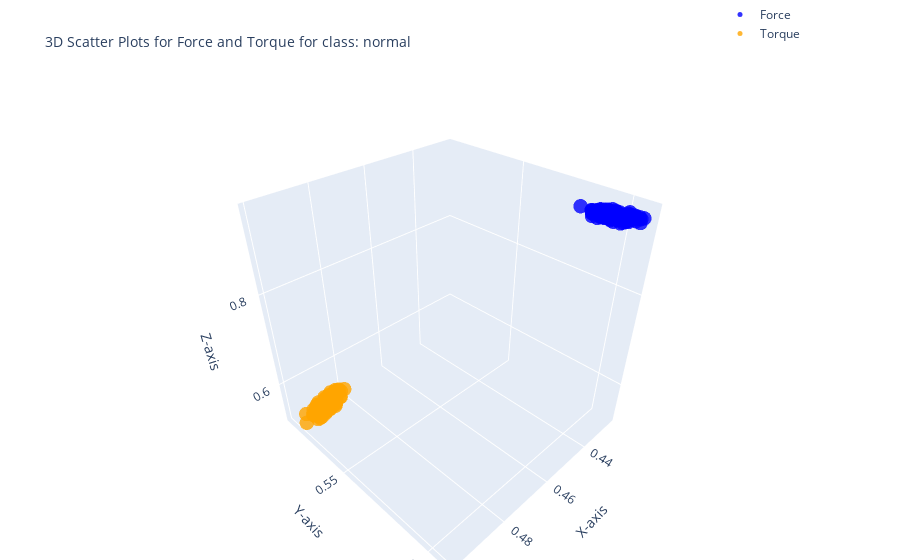

Write notebook code for a chart like this one.
### Code cell
import plotly.graph_objects as go
class_name = unique_classes[0]
df_fr_collision=class_dfs[class_name]
# 3D scatter plot for Force (Fx, Fy, Fz)
force_plot = go.Scatter3d(
    x=df_fr_collision['Fx'],
    y=df_fr_collision['Fy'],
    z=df_fr_collision['Fz'],
    mode='markers',
    marker=dict(size=5, color='blue', opacity=0.8),
    name='Force'
)

# 3D scatter plot for Torque (Tx, Ty, Tz)
torque_plot = go.Scatter3d(
    x=df_fr_collision['Tx'],
    y=df_fr_collision['Ty'],
    z=df_fr_collision['Tz'],
    mode='markers',
    marker=dict(size=5, color='orange', opacity=0.8),
    name='Torque'
)

# Create subplots
fig = go.Figure()

# Add Force plot
fig.add_trace(force_plot)
fig.add_trace(torque_plot)

# Layout settings
fig.update_layout(
    title='3D Scatter Plots for Force and Torque for class: ' + class_name,
    title_font=dict(size=14),  # Change the title font size
    scene=dict(
        xaxis_title='X-axis',
        yaxis_title='Y-axis',
        zaxis_title='Z-axis'
    ),
    legend=dict(x=0.8, y=1.2),
    margin=dict(l=0, r=0, b=0, t=40)
)

fig.show()

### Figure 1 — Plotly figure (JSON) as saved in the notebook; plotly's stock layout.template omitted (floating-point values rounded to 4 significant figures; data arrays with more than 128 entries replaced by an {"elided": "..."} marker saying what was removed)
{"data": [{"marker": {"color": "blue", "opacity": 0.8, "size": 5}, "mode": "markers", "name": "Force", "type": "scatter3d", "x": {"elided": "315 float values"}, "y": {"elided": "315 float values"}, "z": {"elided": "315 float values"}}, {"marker": {"color": "orange", "opacity": 0.8, "size": 5}, "mode": "markers", "name": "Torque", "type": "scatter3d", "x": {"elided": "315 float values"}, "y": {"elided": "315 float values"}, "z": {"elided": "315 float values"}}], "layout": {"legend": {"x": 0.8, "y": 1.2}, "margin": {"b": 0, "l": 0, "r": 0, "t": 40}, "scene": {"xaxis": {"title": {"text": "X-axis"}}, "yaxis": {"title": {"text": "Y-axis"}}, "zaxis": {"title": {"text": "Z-axis"}}}, "title": {"font": {"size": 14}, "text": "3D Scatter Plots for Force and Torque for class: normal"}}}
